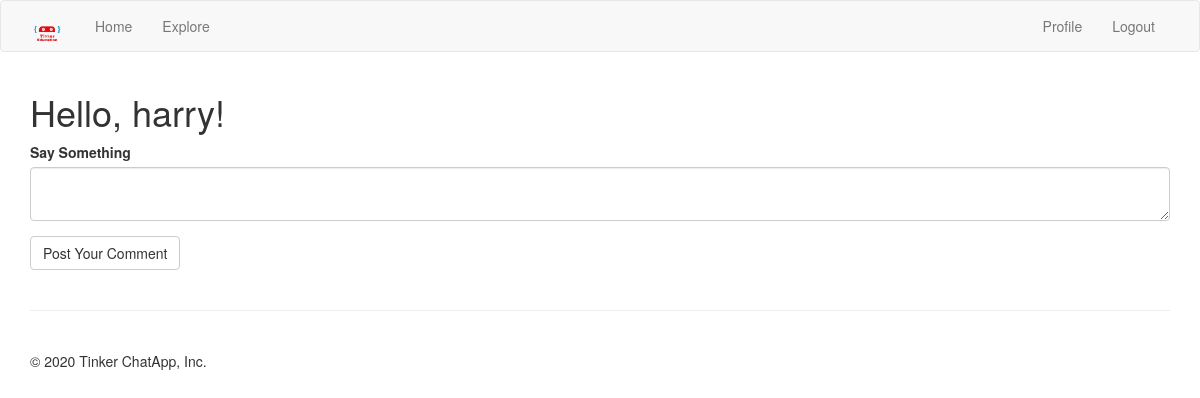
The page /home (signed in) on the database as committed earlier.
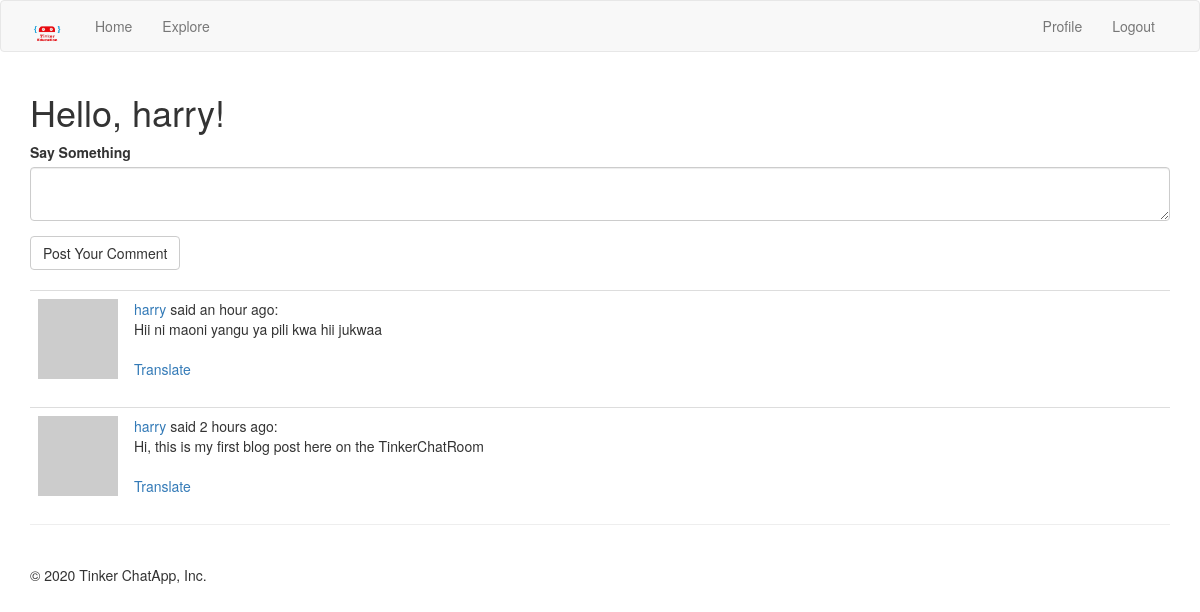
The same page on the database as committed later.
### app/models.py (models this page shows, shortened)
class Post(db.Model):
    id = db.Column(db.Integer, primary_key = True)
    body = db.Column(db.String(140))
    timestamp = db.Column(db.DateTime, index = True, default = datetime.utcnow)
    user_id = db.Column(db.Integer, db.ForeignKey('user.id'))
    language = db.Column(db.String(5))

class User( UserMixin ,db.Model):
    id = db.Column(db.Integer, primary_key = True)
    username = db.Column(db.String(64), unique = True, index = True)
    email = db.Column(db.String(120), unique = True, index = True)
    password_hash = db.Column(db.String(128))
    posts = db.relationship('Post', backref = 'author', lazy = 'dynamic')
    about_me = db.Column(db.String(140))
    last_seen = db.Column(db.DateTime, default = datetime.utcnow)
    followed = db.relationship(
        'User',
        secondary = followers,
        primaryjoin = (followers.c.follower_id == id),
        secondaryjoin = (followers.c.followed_id == id),
        backref = db.backref('followers', lazy = 'dynamic'),
        lazy = 'dynamic'
    )
    def avatar(self, size):
        digest = md5(self.email.lower().encode('utf-8')).hexdigest()
        return 'https://www.gravatar.com/avatar/{}?d=identicon&s={}'.format(digest, size)
    def followed_posts(self):
        followed = Post.query.join(
            followers,
            (followers.c.followed_id == Post.user_id)).filter(
                followers.c.follower_id == self.id
            )
        own = Post.query.filter_by(user_id = self.id)
        return followed.union(own).order_by(Post.timestamp.desc())

### app/routes.py (the view, shortened to what this page needs)
@app.route('/', methods = ['GET', 'POST'])
@app.route('/home', methods = ['GET', 'POST'])
@login_required
def home():
    form = PostForm()
    page = request.args.get('page', 1, type(int))
    posts = current_user.followed_posts().paginate(
        page, app.config['POSTS_PER_PAGE'], False
    )
    next_url = url_for('home', page = posts.next_num) \
        if posts.has_next else None
    prev_url = url_for('home', page = posts.prev_num) \
        if posts.has_prev else None
    return render_template('home.html', title = 'Home', form = form, posts = posts.items, prev_url = prev_url, next_url = next_url)

### app/forms.py
class PostForm(FlaskForm):
    post = TextAreaField(_l('Say Something'), validators = [DataRequired()])
    submit = SubmitField('Post Your Comment')

### app/models.py (called while the page is built)
@login.user_loader
def load_user(id):
    return User.query.get(int(id))

### app/routes.py (called while the page is built)
@app.before_request
def before_request():
    if current_user.is_authenticated:
        current_user.last_seen = datetime.utcnow()
        db.session.commit()
    g.locale = str(get_locale())

### app/templates/home.html (shortened to what this page needs)
{% extends 'base.html' %}
{% import 'bootstrap/wtf.html' as wtf %}
{% block app_content %}
    <h1>Hello, {{current_user.username}}!</h1>
    {% if form %}
        <form action="" method="POST">
            {{ wtf.quick_form(form) }}
        </form><br>
    {% endif %}
    {% for post in posts %}
        {% include '_posts.html' %}
    {% endfor %}
{% endblock %}

### app/templates/_posts.html
<table class="table table-hover">
    <tr valign = 'top'>
        <td width="70px">
            <a href="{{ url_for('profile', username=post.author.username) }}">
                <img src="{{ post.author.avatar(36) }}" />
            </a>
        </td>
        <td>
            <a href="{{ url_for('profile', username=post.author.username) }}">
                {{ post.author.username }}
            </a>
            said {{ moment(post.timestamp).fromNow() }}:
            <br>
            <span id="post{{ post.id }}">{{ post.body }}</span>
            {% if post.language or post.language != g.locale %}
                <br><br>
                <span id="translation{{ post.id }}">
                    <a href="javascript:translate(
                                '#post{{ post.id }}',
                                '#translation{{ post.id }}',
                                '{{ post.language }}',
                                '{{ g.locale }}');">{{ _('Translate') }}</a>
                </span>
            {% endif %}
        </td>
    </tr>
</table>

Rows that differ between the two databases and show on the page:
added Post: author.username "harry", timestamp "an hour ago", body "Hii ni maoni yangu ya pili kwa hii jukwaa"
added Post: author.username "harry", timestamp "2 hours ago", body "Hi, this is my first blog post here on the TinkerChatRoom"
